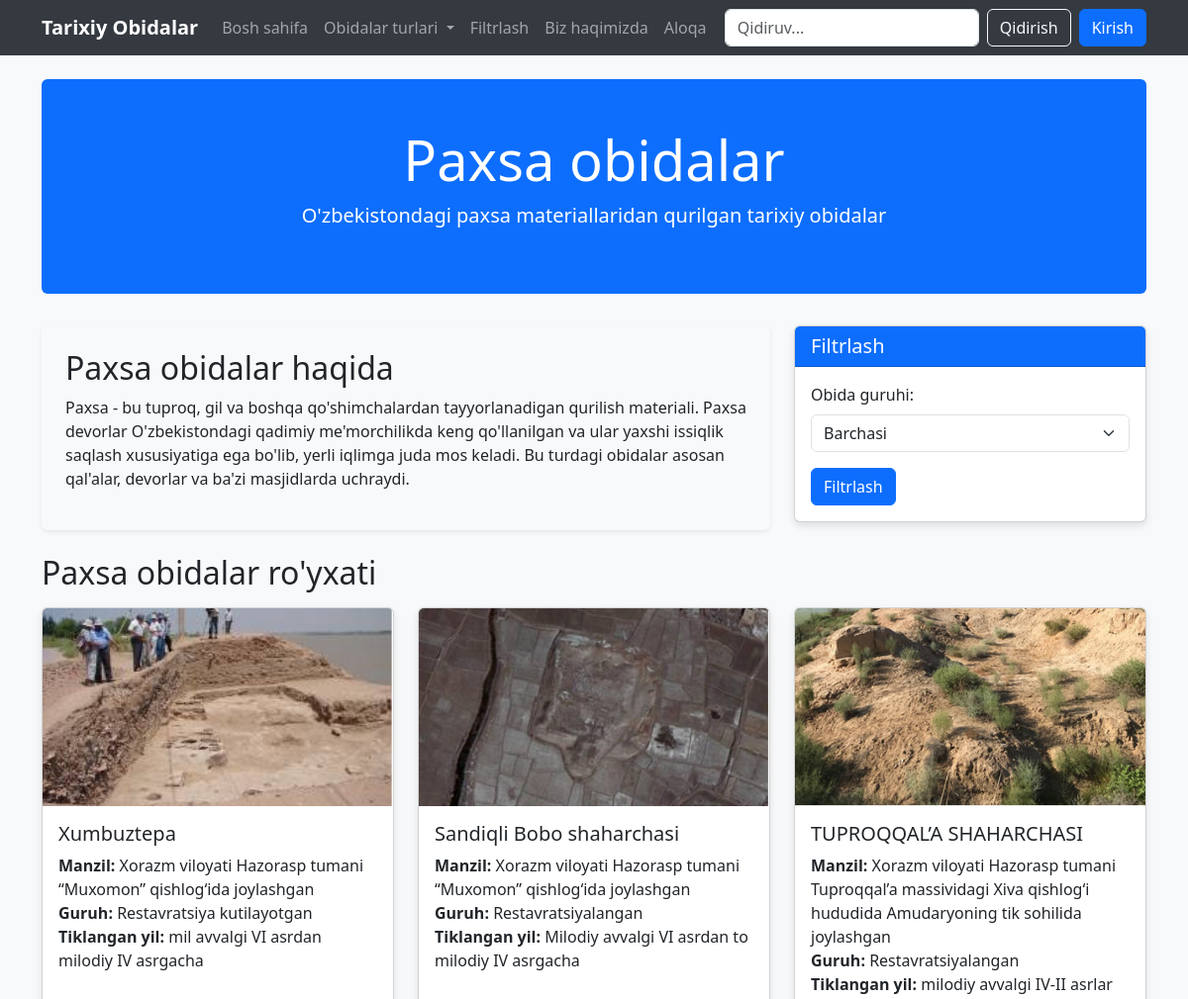
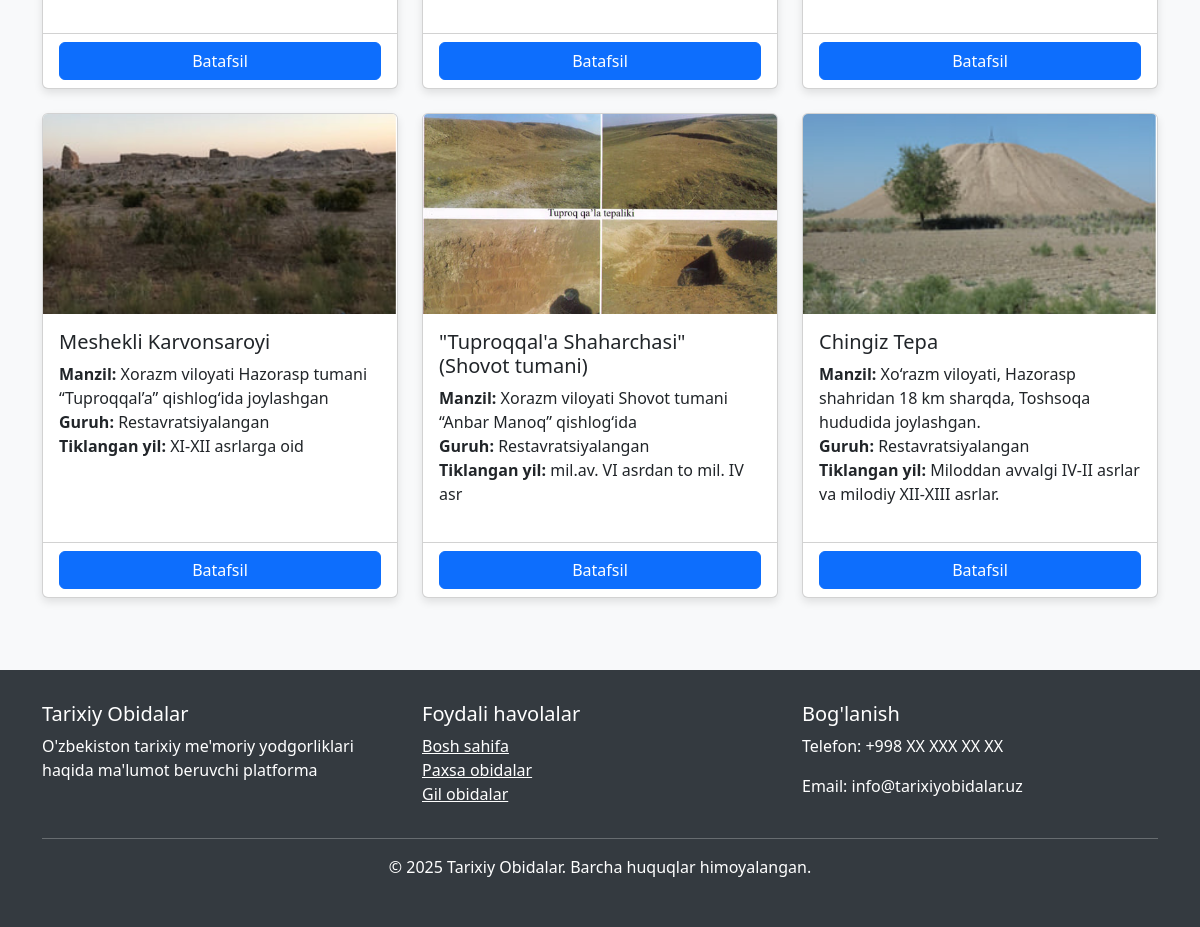
The app's page /paxsa with its own data (2 pictures, top to bottom).
### tables this page shows
CREATE TABLE obidalar (
    id INTEGER PRIMARY KEY AUTOINCREMENT,
    nomi TEXT NOT NULL,
    tiklangan_yili TEXT,
    manzili TEXT,
    qurilish_materiallari TEXT,
    bosh_fasadi TEXT,
    olchamlari TEXT,
    tarixiy_malumot TEXT,
    texnik_holati TEXT,
    guruh TEXT CHECK(guruh IN ('Restavratsiyalangan', 'Restavratsiya kutilayotgan')),
    turi TEXT CHECK(turi IN ('Paxsa', 'Gil')),
    rasm_url TEXT,
    yaratilgan_sana TIMESTAMP DEFAULT CURRENT_TIMESTAMP,
    yangilangan_sana TIMESTAMP DEFAULT CURRENT_TIMESTAMP
);

### app.py (the view)
@app.route('/paxsa')
def paxsa():
    conn = get_db_connection()
    obidalar = conn.execute('SELECT * FROM obidalar WHERE turi = "Paxsa"').fetchall()
    conn.close()
    return render_template('obida_turi.html', obidalar=obidalar, tur="Paxsa")

### app.py (called while the page is built)
def get_db_connection():
    conn = sqlite3.connect('obidalar.db')
    conn.row_factory = sqlite3.Row
    return conn

### templates/obida_turi.html (shortened to what this page needs)
{% extends "base.html" %}
{% block content %}
<div class="container mt-4">
    <div class="hero-section rounded">
        <div class="container">
            <h1 class="display-4">{{ tur }} obidalar</h1>
            <p class="lead">O'zbekistondagi {{ tur | lower }} materiallaridan qurilgan tarixiy obidalar</p>
        </div>
    </div>
    <div class="row">
        <div class="col-md-8">
            <div class="bg-light p-4 rounded shadow-sm mb-4">
                <h2>{{ tur }} obidalar haqida</h2>
                {% if tur == 'Paxsa' %}
                    <p>
                        Paxsa - bu tuproq, gil va boshqa qo'shimchalardan tayyorlanadigan qurilish materiali. Paxsa devorlar
                        O'zbekistondagi qadimiy me'morchilikda keng qo'llanilgan va ular yaxshi issiqlik saqlash xususiyatiga
                        ega bo'lib, yerli iqlimga juda mos keladi. Bu turdagi obidalar asosan qal'alar, devorlar va ba'zi masjidlarda uchraydi.
                    </p>
                {% endif %}
            </div>
        </div>
        <div class="col-md-4">
            <div class="card mb-4">
                <div class="card-header bg-primary text-white">
                    <h5 class="card-title mb-0">Filtrlash</h5>
                </div>
                <div class="card-body">
                    <form action="{{ url_for('filtr') }}" method="get">
                        <div class="mb-3">
                            <label for="guruh" class="form-label">Obida guruhi:</label>
                            <select class="form-select" name="guruh" id="guruh">
                                <option value="">Barchasi</option>
                            </select>
                        </div>
                        <button type="submit" class="btn btn-primary">Filtrlash</button>
                    </form>
                </div>
            </div>
        </div>
    </div>
    <h2 class="mb-3">{{ tur }} obidalar ro'yxati</h2>
    <div class="row">
        {% for obida in obidalar %}
            <div class="col-md-4 mb-4">
                <div class="card h-100">
                    {% if obida.rasm_url %}
                        <img src="{{ obida.rasm_url }}" class="card-img-top" alt="{{ obida.nomi }}" style="height: 200px; object-fit: cover;">
                    {% else %}
                        <img src="/static/images/no-image.jpg" class="card-img-top" alt="Rasm yo'q" style="height: 200px; object-fit: cover;">
                    {% endif %}
                    <div class="card-body">
                        <h5 class="card-title">{{ obida.nomi }}</h5>
                        <p class="card-text">
                            <strong>Manzil:</strong> {{ obida.manzili }}<br>
                            <strong>Guruh:</strong> {{ obida.guruh }}<br>
                            {% if obida.tiklangan_yili %}
                                <strong>Tiklangan yil:</strong> {{ obida.tiklangan_yili }}
                            {% else %}
                                <strong>Holati:</strong> {{ obida.texnik_holati }}
                            {% endif %}
                        </p>
                    </div>
                    <div class="card-footer bg-transparent">
                        <a href="{{ url_for('obida_view', id=obida.id) }}" class="btn btn-primary w-100">Batafsil</a>
                    </div>
                </div>
            </div>
        {% else %}
            <div class="col-12">
                <div class="alert alert-info">
                    Hozircha {{ tur | lower }} obidalar ro'yxatga olinmagan.
                </div>
            </div>
        {% endfor %}
    </div>
</div>
{% endblock %}

### templates/base.html (style rules this page uses)
body { font-family: 'Segoe UI', Tahoma, Geneva, Verdana, sans-serif; background-color: #f8f9fa; }
.card { transition: transform 0.3s; margin-bottom: 20px; box-shadow: 0 4px 8px rgba(0, 0, 0, 0.1); }
.hero-section { background-color: #0D6EFD !important; text-align: center; }
.hero-section { background-color: #17a2b8; color: white; padding: 3rem 0; margin-bottom: 2rem; }

### records on screen
obidalar: rasm_url (picture), nomi "Xumbuztepa", manzili "Xorazm viloyati Hazorasp tumani “Muxomon” qishlog‘ida joylashgan", guruh "Restavratsiya kutilayotgan", tiklangan_yili "mil avvalgi VI asrdan milodiy IV asrgacha"
obidalar: rasm_url (picture), nomi "Sandiqli Bobo shaharchasi", manzili "Xorazm viloyati Hazorasp tumani “Muxomon” qishlogʻida joylashgan", guruh "Restavratsiyalangan", tiklangan_yili "Milodiy avvalgi VI asrdan to milodiy IV asrgacha"
obidalar: rasm_url (picture), nomi "TUPROQQAL’A SHAHARCHASI", manzili "Xorazm viloyati Hazorasp tumani Tuproqqal’a massividagi Xiva qishlog‘i hududida Amudaryoning tik sohilida joylashgan", guruh "Restavratsiyalangan", tiklangan_yili "milodiy avvalgi IV-II asrlar"
obidalar: rasm_url (picture), nomi "Meshekli Karvonsaroyi", manzili "Xorazm viloyati Hazorasp tumani “Tuproqqal’a” qishlog‘ida joylashgan", guruh "Restavratsiyalangan", tiklangan_yili "XI-XII asrlarga oid"
obidalar: rasm_url (picture), nomi "\"Tuproqqal'a Shaharchasi\" (Shovot tumani)", manzili "Xorazm viloyati Shovot tumani “Anbar Manoq” qishlog‘ida", guruh "Restavratsiyalangan", tiklangan_yili "mil.av. VI asrdan to mil. IV asr"
obidalar: rasm_url (picture), nomi "Chingiz Tepa", manzili "Xo‘razm viloyati, Hazorasp shahridan 18 km sharqda, Toshsoqa hududida joylashgan.", guruh "Restavratsiyalangan", tiklangan_yili "Miloddan avvalgi IV-II asrlar va milodiy XII-XIII asrlar."

### other values on screen
{{ tur }} "Paxsa"
{{ tur | lower }} "paxsa"
